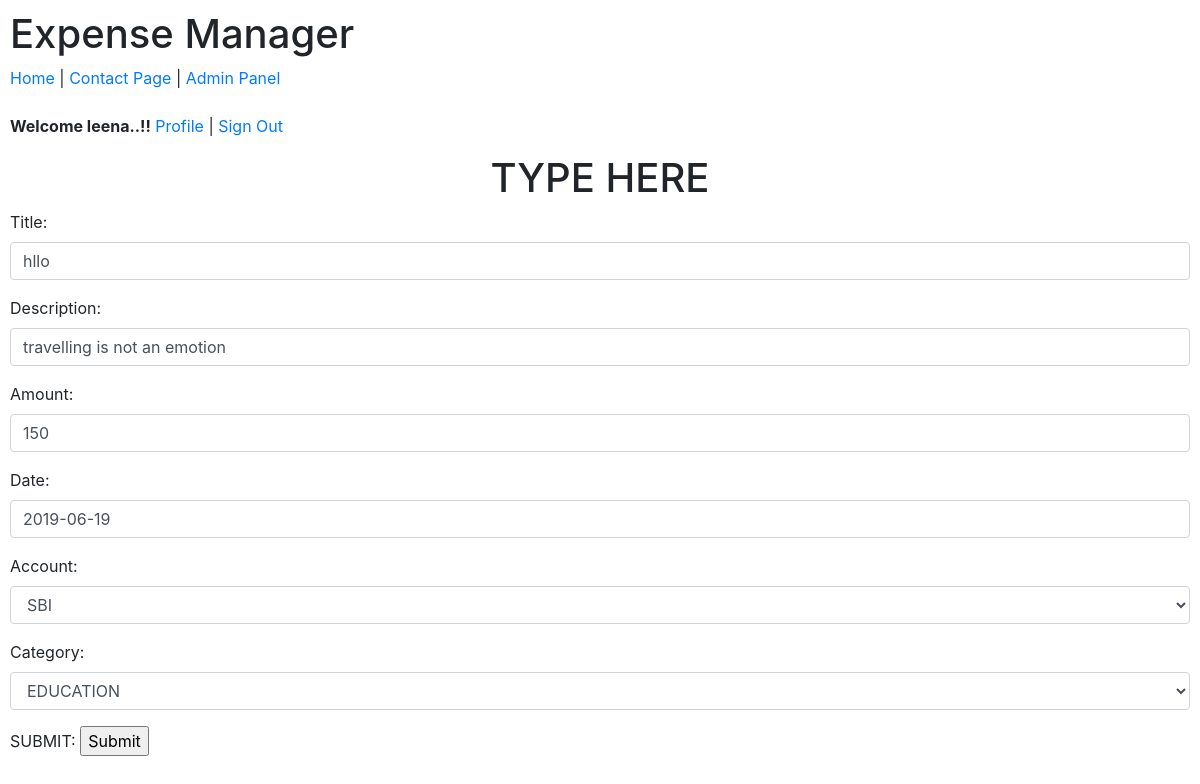
Page /view/3/edit/ (signed in) on the committed database.
### budget/models.py (models this page shows, shortened)
class ExpenseItem(models.Model):
    title = models.CharField('Title', max_length=100)
    amount = models.IntegerField('Amount', default=0)
    category = models.ForeignKey(ExpenseCategory, on_delete=models.CASCADE , blank=True, null=True)
    description = models.CharField('Description', max_length=200, blank=True, null=True)
    date = models.DateField('Date', max_length=200)
    account = models.ForeignKey(ExpenseAccount, on_delete=models.CASCADE)

### budget/views.py (the view, shortened to what this page needs)
# urls.py: url(r'^view/(?P<pk>\w+)/edit/$',views.UpdateItemView.as_view()),
class UpdateItemView(UpdateView):
    queryset = ExpenseItem.objects.all()
    template_name = 'expense_update.html'
    fields = ['title', 'description', 'amount', 'date', 'account', 'category']

### budget/models.py (called while the page is built)
    def __str__(self):
        return self.title

    def __str__(self):
        return self.title

### templates/expense_update.html (shortened to what this page needs)
{% extends 'base.html'%}
{% block content %}
<h1 align="center">TYPE HERE</h1>
<form method ='POST'>
<table>
    {% include 'tweaky_form.html' with form=form %}
</table>
    SUBMIT: <input type="submit" name="submit">
</form>
{% endblock %}

### templates/nav.html (shortened to what this page needs)
<a href="/">Home</a> | <a href="/contact">Contact Page</a> | <a href="/admin">Admin Panel</a>
{% if user.is_authenticated %}
<b>Welcome {{user.first_name}}..!!</b>
<a href="/profile">Profile</a> | <a href="/admin/logout/?next=/">Sign Out</a>
{% else %}
<a href="{% url 'account_login' %}">login</a> | <a href="{% url 'account_signup' %}">signup</a>
{% endif %}

### templates/tweaky_form.html (shortened to what this page needs)
{% load widget_tweaks %}
{% for field in form.visible_fields %}
<div class="form-group">
    {{ field.label_tag }}
    {% if form.is_bound %}
    {% if field.errors %}
    {% render_field field class="form-control is-invalid" %}
    {% for error in field.errors %}
    <div class="invalid-feedback">
        {{ error }}
    </div>
    {% endfor %}
    {% else %}
    {% render_field field class="form-control is-valid" %}
    {% endif %}
    {% else %}
    {% render_field field class="form-control" %}
    {% endif %}
</div>
{% endfor %}

### rows in the picture
ExpenseItem: title "hllo" "travelling is not an emotion" "150" "2019-06-19" "SBI" "EDUCATION"

### other values in the picture
{{ user.first_name }} "leena"
{{ field.label_tag }} "Title:" "Description:" "Amount:" "Date:" "Account:" "Category:"
